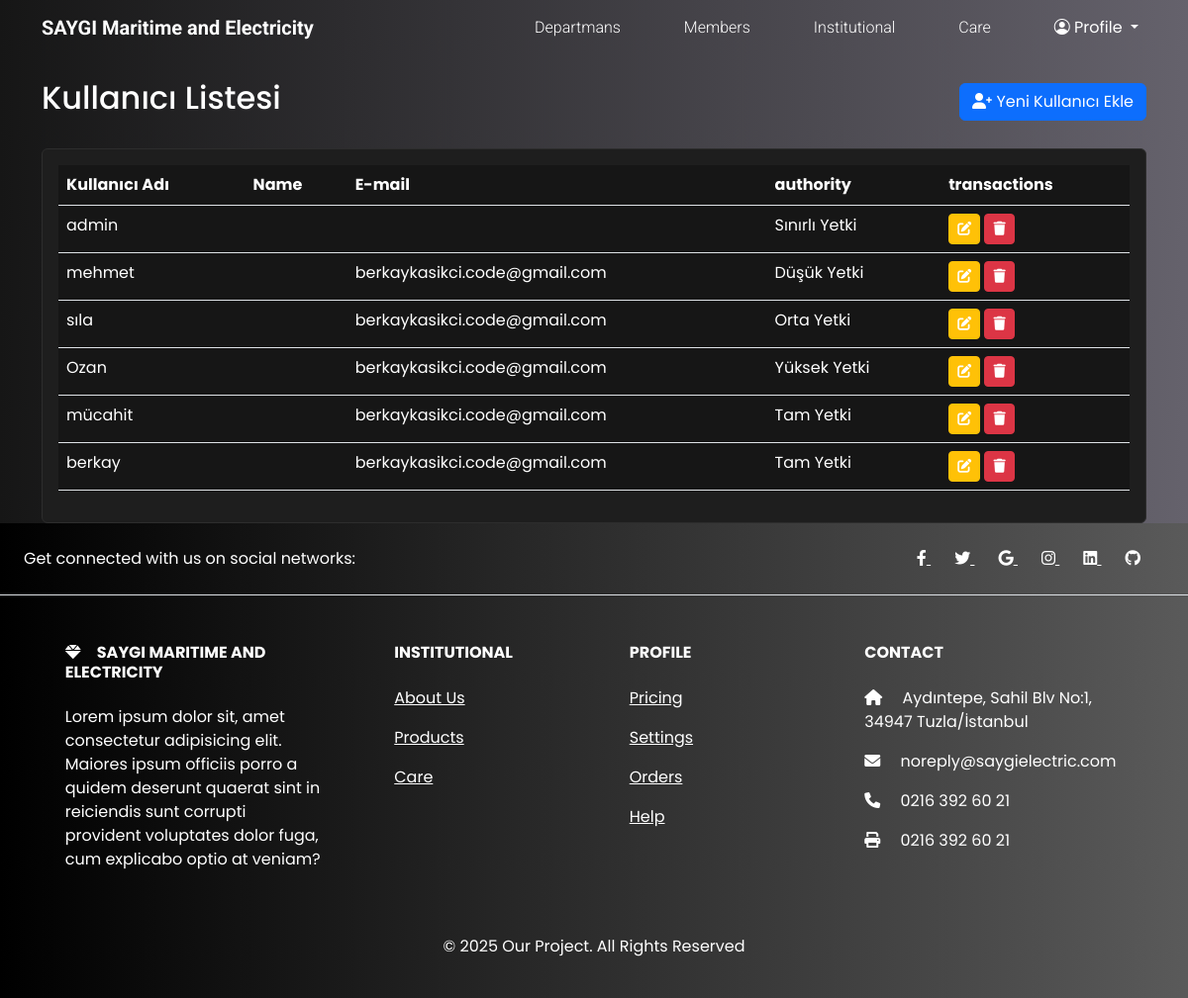
/users/ (signed in), run on an earlier commit of the app's database.
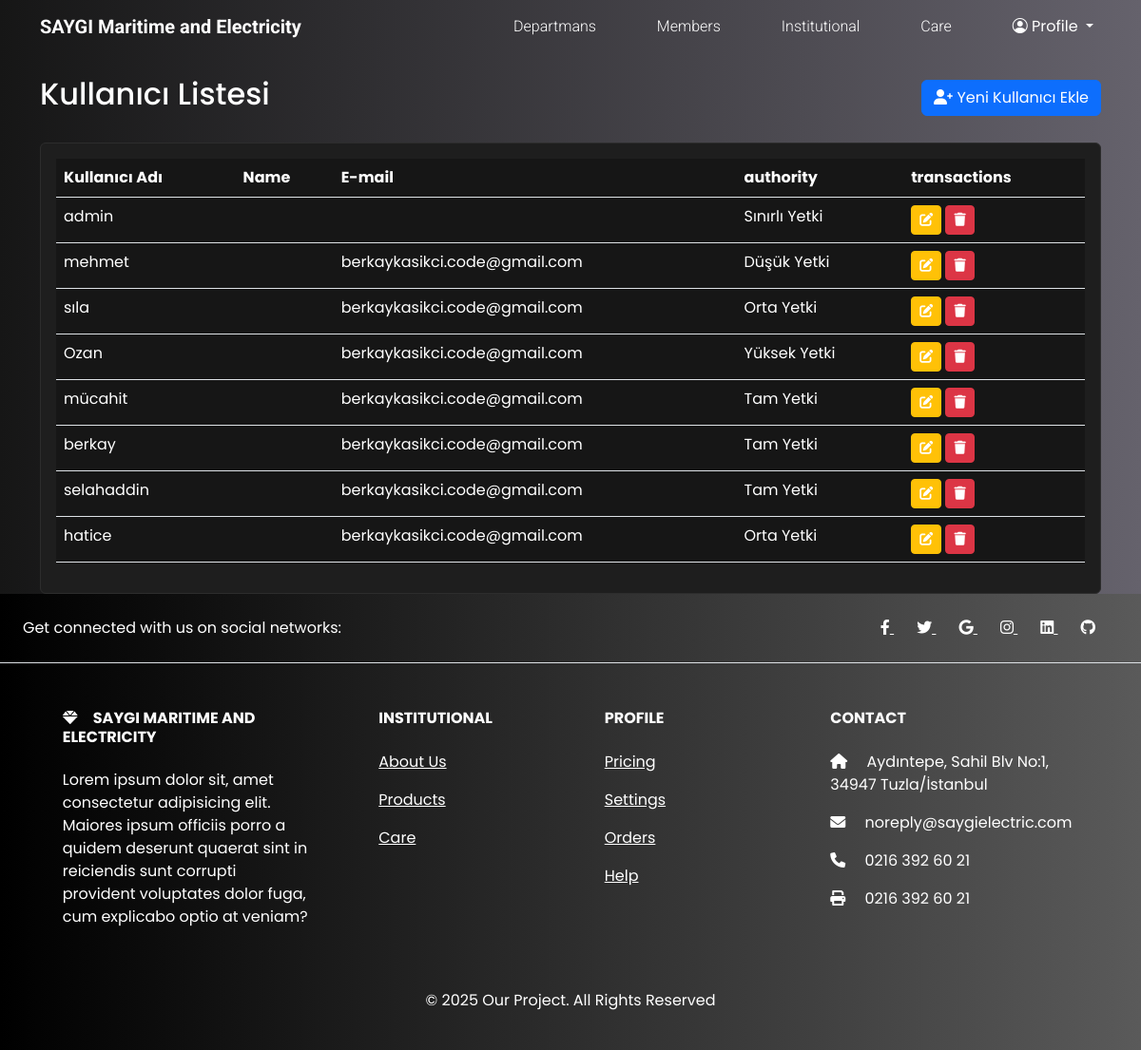
And on a later commit of the database.
### jobs/models.py (models this page shows, shortened)
class CustomUser(AbstractUser):
    YETKI_CHOICES = [
        ("yetki1", "Tam Yetki"),
        ("yetki2", "Yüksek Yetki"),
        ("yetki3", "Orta Yetki"),
        ("yetki4", "Düşük Yetki"),
        ("yetki5", "Sınırlı Yetki"),
    ]
    phone_number = models.CharField(
        _("Telefon Numarası"), max_length=15, blank=True, null=True
    )
    department = models.ForeignKey(
        "Department",
        on_delete=models.SET_NULL,
        null=True,
        blank=True,
        verbose_name=_("Departman"),
    )
    yetki = models.CharField(
        _("Yetki Seviyesi"), max_length=10, choices=YETKI_CHOICES, default="yetki5"
    )

### jobs/views.py (the view)
# urls.py: path("users/", user_list, name="user_list"),
@user_passes_test(is_superuser)
def user_list(request):
    users = CustomUser.objects.all()
    return render(request, "users/list.html", {"users": users})

### jobs/views.py (called while the page is built)
def is_superuser(user):
    return user.is_superuser

### jobs/templates/users/list.html (shortened to what this page needs)
{% extends "base.html" %}
{% load i18n %}
{% load static %}
{% block content %}
    <div class="container mt-4">
        <div class="d-flex justify-content-between align-items-center mb-4">
            <h2>{% trans "Kullanıcı Listesi" %}</h2>
            <a href="{% url 'signup' %}" class="btn btn-primary">
                <i class="fas fa-user-plus"></i> {% trans "Yeni Kullanıcı Ekle" %}
            </a>
        </div>
        <div class="card">
            <div class="card-body">
                <div class="table-responsive">
                    <table class="table table-hover">
                        <thead>
                            <tr>
                                <th>{% trans "Kullanıcı Adı" %}</th>
                                <th>{% trans "Name" %}</th>
                                <th>{% trans "E-mail" %}</th>
                                <th>{% trans "authority" %}</th>
                                <th>{% trans "transactions" %}</th>
                            </tr>
                        </thead>
                        <tbody>
                            {% for user in users %}
                                <tr>
                                    <td>{{ user.username }}</td>
                                    <td>{{ user.get_full_name }}</td>
                                    <td>{{ user.email }}</td>
                                    <td>{{ user.get_yetki_display }}</td>
                                    <td>
                                        <a href="{% url 'user_edit' user.id %}" class="btn btn-sm btn-warning">
                                            <i class="fas fa-edit"></i>
                                        </a>
                                        <a href="{% url 'user_delete' user.id %}"
                                           class="btn btn-sm btn-danger"
                                           onclick="return confirm('{% blocktrans %} Are you sure you want to delete this user?{% endblocktrans %}')">
                                            <i class="fas fa-trash"></i>
                                        </a>
                                    </td>
                                </tr>
                            {% empty %}
                                <tr>
                                    <td colspan="6" class="text-center">{% trans "Henüz kullanıcı bulunmamaktadır." %}</td>
                                </tr>
                            {% endfor %}
                        </tbody>
                    </table>
                </div>
            </div>
        </div>
    </div>
{% endblock content %}

What changed in the data, as far as the page shows it:
added CustomUser: username "selahaddin", email "berkaykasikci.code@gmail.com", yetki "Tam Yetki"
added CustomUser: username "hatice", email "berkaykasikci.code@gmail.com", yetki "Orta Yetki"
